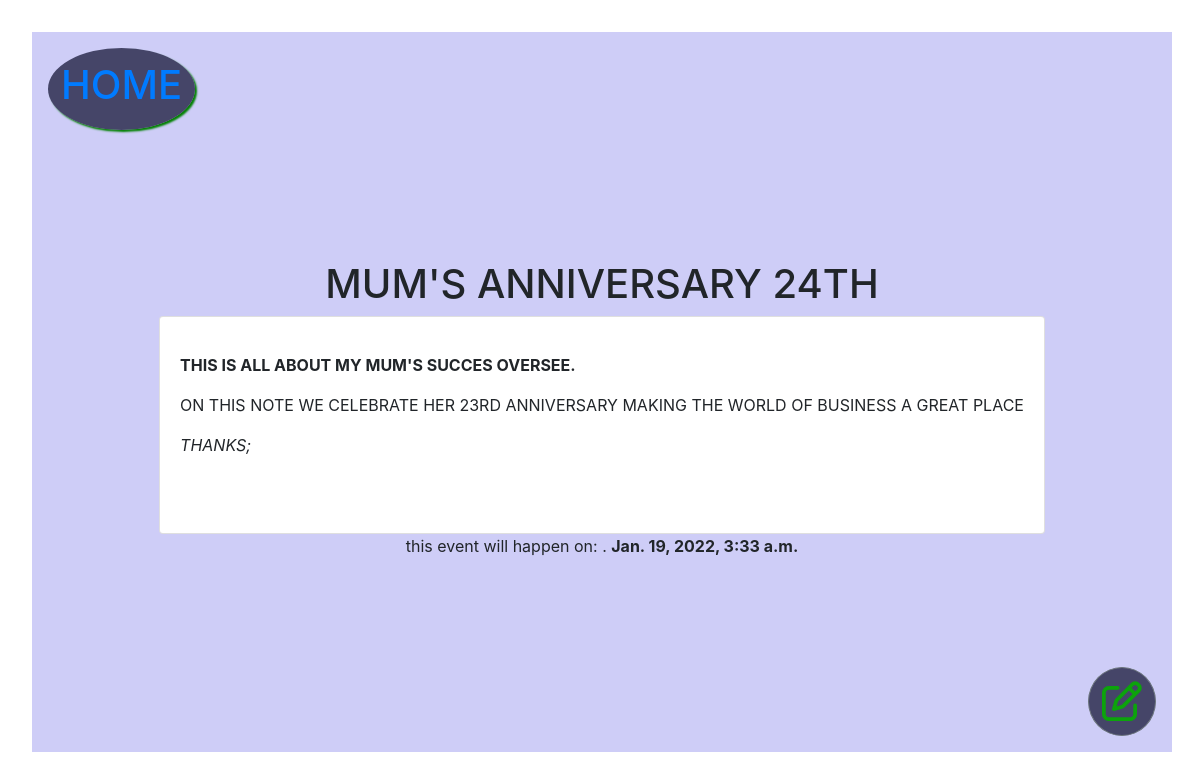
The app's page /todos/details/11 with its own data.
### blog/models.py (models this page shows, shortened)
class Todo(models.Model):
    title = models.CharField(max_length=200)
    body = models.TextField()
    created_at = models.DateTimeField(default=timezone.now, blank=True)
    execution_date= models.DateTimeField()
    class Meta:
    	ordering = ['-execution_date']

### blog/views.py (the view)
# urls.py: path('details/<int:id>', views.details, name='detail'),
def details(request, id):
    todo = get_object_or_404(Todo, pk=id)
    context = { 'todo':todo, }
    return render(request, 'details.html', context)

### blog/templates/details.html (shortened to what this page needs)
{% include 'base/header.html' %}
<div class="row">
    <div class="col-md">
        <h1>{{todo.title|upper}}</h1>
    </div>
</div>
<div class="row card">
    <div class="col-md card-body">
        <p id="body">{%autoescape off%}{{todo.body|linebreaks }}{% endautoescape %}</p>
    </div>
</div>
<div class="row">
    <div class="col-md datetime">
        <span>  this event will happen on:  .</span> <b> {{todo.execution_date}}    </b>
    </div>
</div>
<a class='todos-edit btn btn-outline-secondary add-button' href="{% url 'todos:update' todo.id %}">
    <i class="fa fa-edit" style="font-size: 2.5em;color: rgba(12,163,12,1);" aria-hidden="true"></i>
</a>
{% include 'base/footer.html' %}

### blog/static/blog/css/style.css (style rules this page uses)
.add-button { background-color: rgba(12,12,45,.7);position: absolute;bottom: 1em;right: 1em;border-radius: 50%;padding: 13px }

### records on screen
Todo: title "MUM'S ANNIVERSARY 24TH", body "THIS IS ALL ABOUT MY MUM'S SUCCES OVERSEE. ON THIS NOTE WE CELEBRATE HER 23RD ANNIVERSARY MAKING THE WORLD OF BUSINESS A GREAT PLACE THANKS;", execution_date "Jan. 19, 2022, 3:33 a.m."
